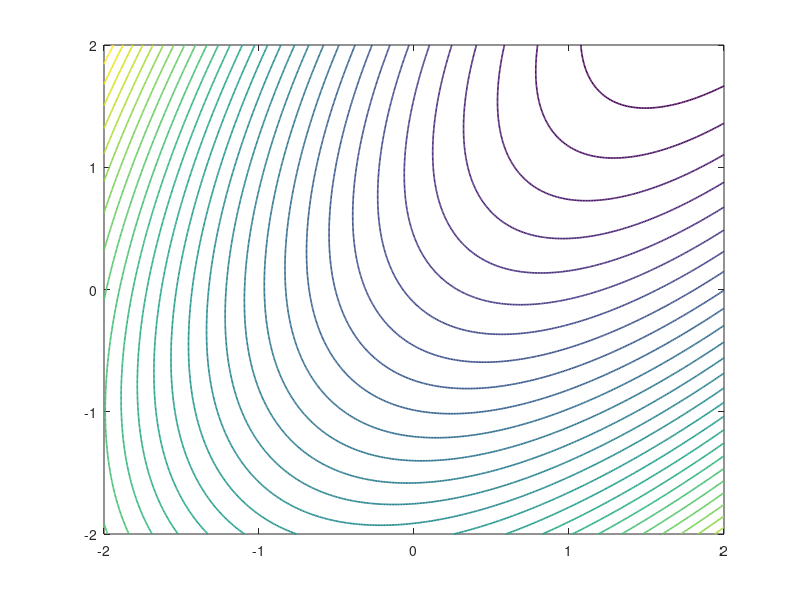

MATLAB code for this plot: (Note: this script raises an error after producing the figure.)
%% Objective function and constraints visualization
clc; clear; close all;

% Define grid
x = linspace(-2, 2, 400);
y = linspace(-2, 2, 400);
[X, Y] = meshgrid(x, y);

% Objective function
% f(x,y) = 2x^2 + y^2 - 2xy - 3x - 2y
F = 2*X.^2 + Y.^2 - 2*X.*Y - 3*X - 2*Y;

% Constraints
% y - x <= 0  -->  feasible when Y <= X
% x^2 + y^2 - 1 = 0  --> unit circle
g1 = Y - X;                % inequality
h1 = X.^2 + Y.^2 - 1;      % equality

feasible_region = (g1 <= 0) & (abs(h1) < 0.02);  
% NOTE: abs(h1)<0.02 → small band to visualize feasible region near the circle

%% Contour plot
figure;
contour(X, Y, F, 30, 'LineWidth', 1.2);
hold on;

% Plot constraints
fimplicit(@(x,y) y - x, 'r', 'LineWidth', 1.8);           % y = x line
fimplicit(@(x,y) x.^2 + y.^2 - 1, 'b', 'LineWidth', 1.8); % circle

% Shade feasible region (where both constraints hold)
scatter(X(feasible_region), Y(feasible_region), 8, 'filled', 'MarkerFaceColor', [0.2 0.8 0.2], 'MarkerFaceAlpha', 0.4);

title('Contour Plot of Objective Function with Constraints');
xlabel('x'); ylabel('y');
legend('f(x,y) contour', 'y = x', 'x^2 + y^2 = 1', 'Feasible region');
grid on;
axis equal;


%% Surface plot
figure;
surf(X, Y, F, 'EdgeColor', 'none');
colormap turbo;
hold on;

% Overlay constraints on surface
[Cx, Cy] = meshgrid(linspace(-1,1,200), linspace(-1,1,200));
Cz = 2*Cx.^2 + Cy.^2 - 2*Cx.*Cy - 3*Cx - 2*Cy;

% Plot unit circle constraint
theta = linspace(0, 2*pi, 300);
xc = cos(theta);
yc = cos(theta + pi/2); % or sin(theta)
zc = 2*xc.^2 + yc.^2 - 2*xc.*yc - 3*xc - 2*yc;
plot3(xc, yc, zc, 'k', 'LineWidth', 2);

title('Surface Plot of f(x,y) with Constraints');
xlabel('x'); ylabel('y'); zlabel('f(x,y)');
grid on;